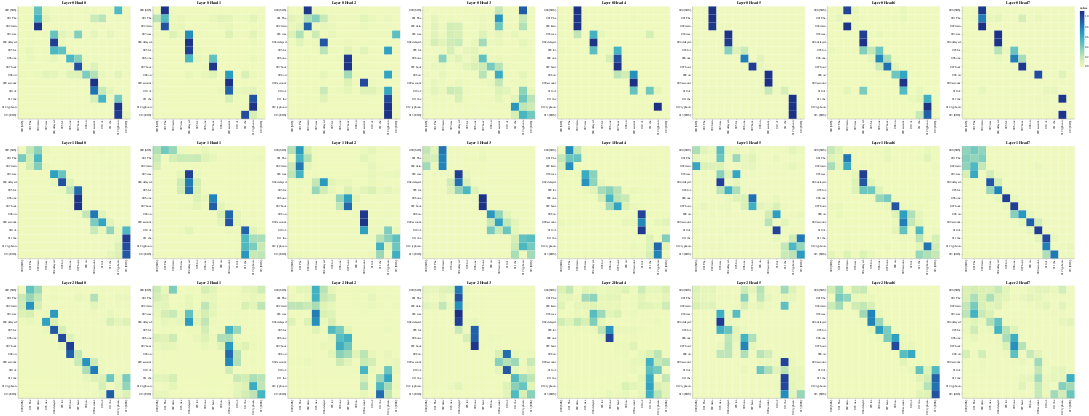

This figure's notebook cell:
### Code cell
get_all_attention_maps("encoder", layers, heads, encoder_input_tokens, encoder_input_tokens, min(20, sentence_len))

### Figure 1 — Vega-Lite specification as saved in the notebook (floating-point values rounded to 4 significant figures; data arrays with more than 128 entries replaced by an {"elided": "..."} marker saying what was removed)
{"config": {"view": {"continuousWidth": 400, "continuousHeight": 300}}, "vconcat": [{"hconcat": [{"data": {"name": "data-2a65273a3e0019dcc769e680b451064a"}, "mark": "rect", "encoding": {"color": {"field": "value", "type": "quantitative"}, "tooltip": [{"field": "row", "type": "quantitative"}, {"field": "column", "type": "quantitative"}, {"field": "value", "type": "quantitative"}, {"field": "row_token", "type": "nominal"}, {"field": "col_token", "type": "nominal"}], "x": {"axis": {"title": ""}, "field": "col_token", "type": "nominal"}, "y": {"axis": {"title": ""}, "field": "row_token", "type": "nominal"}}, "height": 400, "selection": {"selector1249": {"type": "interval", "bind": "scales", "encodings": ["x", "y"]}}, "title": "Layer 0 Head 0", "width": 400}, {"data": {"name": "data-4bf5bec646b4daf64271101f37605a0f"}, "mark": "rect", "encoding": {"color": {"field": "value", "type": "quantitative"}, "tooltip": [{"field": "row", "type": "quantitative"}, {"field": "column", "type": "quantitative"}, {"field": "value", "type": "quantitative"}, {"field": "row_token", "type": "nominal"}, {"field": "col_token", "type": "nominal"}], "x": {"axis": {"title": ""}, "field": "col_token", "type": "nominal"}, "y": {"axis": {"title": ""}, "field": "row_token", "type": "nominal"}}, "height": 400, "selection": {"selector1250": {"type": "interval", "bind": "scales", "encodings": ["x", "y"]}}, "title": "Layer 0 Head 1", "width": 400}, {"data": {"name": "data-4bb658654f780104ecfafc0ea1fdb1f1"}, "mark": "rect", "encoding": {"color": {"field": "value", "type": "quantitative"}, "tooltip": [{"field": "row", "type": "quantitative"}, {"field": "column", "type": "quantitative"}, {"field": "value", "type": "quantitative"}, {"field": "row_token", "type": "nominal"}, {"field": "col_token", "type": "nominal"}], "x": {"axis": {"title": ""}, "field": "col_token", "type": "nominal"}, "y": {"axis": {"title": ""}, "field": "row_token", "type": "nominal"}}, "height": 400, "selection": {"selector1251": {"type": "interval", "bind": "scales", "encodings": ["x", "y"]}}, "title": "Layer 0 Head 2", "width": 400}, {"data": {"name": "data-837f0a00423657572f62295a9fa77b61"}, "mark": "rect", "encoding": {"color": {"field": "value", "type": "quantitative"}, "tooltip": [{"field": "row", "type": "quantitative"}, {"field": "column", "type": "quantitative"}, {"field": "value", "type": "quantitative"}, {"field": "row_token", "type": "nominal"}, {"field": "col_token", "type": "nominal"}], "x": {"axis": {"title": ""}, "field": "col_token", "type": "nominal"}, "y": {"axis": {"title": ""}, "field": "row_token", "type": "nominal"}}, "height": 400, "selection": {"selector1252": {"type": "interval", "bind": "scales", "encodings": ["x", "y"]}}, "title": "Layer 0 Head 3", "width": 400}, {"data": {"name": "data-ba30e1577d1ff49f0fc09bb76134abe5"}, "mark": "rect", "encoding": {"color": {"field": "value", "type": "quantitative"}, "tooltip": [{"field": "row", "type": "quantitative"}, {"field": "column", "type": "quantitative"}, {"field": "value", "type": "quantitative"}, {"field": "row_token", "type": "nominal"}, {"field": "col_token", "type": "nominal"}], "x": {"axis": {"title": ""}, "field": "col_token", "type": "nominal"}, "y": {"axis": {"title": ""}, "field": "row_token", "type": "nominal"}}, "height": 400, "selection": {"selector1253": {"type": "interval", "bind": "scales", "encodings": ["x", "y"]}}, "title": "Layer 0 Head 4", "width": 400}, {"data": {"name": "data-5d0898aa0fee3250fb77640f253984a1"}, "mark": "rect", "encoding": {"color": {"field": "value", "type": "quantitative"}, "tooltip": [{"field": "row", "type": "quantitative"}, {"field": "column", "type": "quantitative"}, {"field": "value", "type": "quantitative"}, {"field": "row_token", "type": "nominal"}, {"field": "col_token", "type": "nominal"}], "x": {"axis": {"title": ""}, "field": "col_token", "type": "nominal"}, "y": {"axis": {"title": ""}, "field": "row_token", "type": "nominal"}}, "height": 400, "selection": {"selector1254": {"type": "interval", "bind": "scales", "encodings": ["x", "y"]}}, "title": "Layer 0 Head 5", "width": 400}, {"data": {"name": "data-0870bdc066688aa23a82f882a2a00474"}, "mark": "rect", "encoding": {"color": {"field": "value", "type": "quantitative"}, "tooltip": [{"field": "row", "type": "quantitative"}, {"field": "column", "type": "quantitative"}, {"field": "value", "type": "quantitative"}, {"field": "row_token", "type": "nominal"}, {"field": "col_token", "type": "nominal"}], "x": {"axis": {"title": ""}, "field": "col_token", "type": "nominal"}, "y": {"axis": {"title": ""}, "field": "row_token", "type": "nominal"}}, "height": 400, "selection": {"selector1255": {"type": "interval", "bind": "scales", "encodings": ["x", "y"]}}, "title": "Layer 0 Head 6", "width": 400}, {"data": {"name": "data-caecbcfe862da3b5fdc40a7abd236458"}, "mark": "rect", "encoding": {"color": {"field": "value", "type": "quantitative"}, "tooltip": [{"field": "row", "type": "quantitative"}, {"field": "column", "type": "quantitative"}, {"field": "value", "type": "quantitative"}, {"field": "row_token", "type": "nominal"}, {"field": "col_token", "type": "nominal"}], "x": {"axis": {"title": ""}, "field": "col_token", "type": "nominal"}, "y": {"axis": {"title": ""}, "field": "row_token", "type": "nominal"}}, "height": 400, "selection": {"selector1256": {"type": "interval", "bind": "scales", "encodings": ["x", "y"]}}, "title": "Layer 0 Head 7", "width": 400}]}, {"hconcat": [{"data": {"name": "data-c9ba66f2497e6d6b3967d299ec19fa26"}, "mark": "rect", "encoding": {"color": {"field": "value", "type": "quantitative"}, "tooltip": [{"field": "row", "type": "quantitative"}, {"field": "column", "type": "quantitative"}, {"field": "value", "type": "quantitative"}, {"field": "row_token", "type": "nominal"}, {"field": "col_token", "type": "nominal"}], "x": {"axis": {"title": ""}, "field": "col_token", "type": "nominal"}, "y": {"axis": {"title": ""}, "field": "row_token", "type": "nominal"}}, "height": 400, "selection": {"selector1257": {"type": "interval", "bind": "scales", "encodings": ["x", "y"]}}, "title": "Layer 1 Head 0", "width": 400}, {"data": {"name": "data-9c985d973a3bce4e14c1e59d3498ff3e"}, "mark": "rect", "encoding": {"color": {"field": "value", "type": "quantitative"}, "tooltip": [{"field": "row", "type": "quantitative"}, {"field": "column", "type": "quantitative"}, {"field": "value", "type": "quantitative"}, {"field": "row_token", "type": "nominal"}, {"field": "col_token", "type": "nominal"}], "x": {"axis": {"title": ""}, "field": "col_token", "type": "nominal"}, "y": {"axis": {"title": ""}, "field": "row_token", "type": "nominal"}}, "height": 400, "selection": {"selector1258": {"type": "interval", "bind": "scales", "encodings": ["x", "y"]}}, "title": "Layer 1 Head 1", "width": 400}, {"data": {"name": "data-1af24242703ad77d7a37ff7ad04fc57f"}, "mark": "rect", "encoding": {"color": {"field": "value", "type": "quantitative"}, "tooltip": [{"field": "row", "type": "quantitative"}, {"field": "column", "type": "quantitative"}, {"field": "value", "type": "quantitative"}, {"field": "row_token", "type": "nominal"}, {"field": "col_token", "type": "nominal"}], "x": {"axis": {"title": ""}, "field": "col_token", "type": "nominal"}, "y": {"axis": {"title": ""}, "field": "row_token", "type": "nominal"}}, "height": 400, "selection": {"selector1259": {"type": "interval", "bind": "scales", "encodings": ["x", "y"]}}, "title": "Layer 1 Head 2", "width": 400}, {"data": {"name": "data-550bbe14a189b309d1cd52ff45bc92be"}, "mark": "rect", "encoding": {"color": {"field": "value", "type": "quantitative"}, "tooltip": [{"field": "row", "type": "quantitative"}, {"field": "column", "type": "quantitative"}, {"field": "value", "type": "quantitative"}, {"field": "row_token", "type": "nominal"}, {"field": "col_token", "type": "nominal"}], "x": {"axis": {"title": ""}, "field": "col_token", "type": "nominal"}, "y": {"axis": {"title": ""}, "field": "row_token", "type": "nominal"}}, "height": 400, "selection": {"selector1260": {"type": "interval", "bind": "scales", "encodings": ["x", "y"]}}, "title": "Layer 1 Head 3", "width": 400}, {"data": {"name": "data-27b8b94e5dfbdc48e7feeaac815cbf7d"}, "mark": "rect", "encoding": {"color": {"field": "value", "type": "quantitative"}, "tooltip": [{"field": "row", "type": "quantitative"}, {"field": "column", "type": "quantitative"}, {"field": "value", "type": "quantitative"}, {"field": "row_token", "type": "nominal"}, {"field": "col_token", "type": "nominal"}], "x": {"axis": {"title": ""}, "field": "col_token", "type": "nominal"}, "y": {"axis": {"title": ""}, "field": "row_token", "type": "nominal"}}, "height": 400, "selection": {"selector1261": {"type": "interval", "bind": "scales", "encodings": ["x", "y"]}}, "title": "Layer 1 Head 4", "width": 400}, {"data": {"name": "data-a7b0d967f34de513369e0528d98bcdb5"}, "mark": "rect", "encoding": {"color": {"field": "value", "type": "quantitative"}, "tooltip": [{"field": "row", "type": "quantitative"}, {"field": "column", "type": "quantitative"}, {"field": "value", "type": "quantitative"}, {"field": "row_token", "type": "nominal"}, {"field": "col_token", "type": "nominal"}], "x": {"axis": {"title": ""}, "field": "col_token", "type": "nominal"}, "y": {"axis": {"title": ""}, "field": "row_token", "type": "nominal"}}, "height": 400, "selection": {"selector1262": {"type": "interval", "bind": "scales", "encodings": ["x", "y"]}}, "title": "Layer 1 Head 5", "width": 400}, {"data": {"name": "data-696e1de8b12c56a2399560a8c3e68688"}, "mark": "rect", "encoding": {"color": {"field": "value", "type": "quantitative"}, "tooltip": [{"field": "row", "type": "quantitative"}, {"field": "column", "type": "quantitative"}, {"field": "value", "type": "quantitative"}, {"field": "row_token", "type": "nominal"}, {"field": "col_token", "type": "nominal"}], "x": {"axis": {"title": ""}, "field": "col_token", "type": "nominal"}, "y": {"axis": {"title": ""}, "field": "row_token", "type": "nominal"}}, "height": 400, "selection": {"selector1263": {"type": "interval", "bind": "scales", "encodings": ["x", "y"]}}, "title": "Layer 1 Head 6", "width": 400}, {"data": {"name": "data-ab38cc3cc9637eb687c2f5a0bb137417"}, "mark": "rect", "encoding": {"color": {"field": "value", "type": "quantitative"}, "tooltip": [{"field": "row", "type": "quantitative"}, {"field": "column", "type": "quantitative"}, {"field": "value", "type": "quantitative"}, {"field": "row_token", "type": "nominal"}, {"field": "col_token", "type": "nominal"}], "x": {"axis": {"title": ""}, "field": "col_token", "type": "nominal"}, "y": {"axis": {"title": ""}, "field": "row_token", "type": "nominal"}}, "height": 400, "selection": {"selector1264": {"type": "interval", "bind": "scales", "encodings": ["x", "y"]}}, "title": "Layer 1 Head 7", "width": 400}]}, {"hconcat": [{"data": {"name": "data-227d0454a0189e43d42ed1ed41207177"}, "mark": "rect", "encoding": {"color": {"field": "value", "type": "quantitative"}, "tooltip": [{"field": "row", "type": "quantitative"}, {"field": "column", "type": "quantitative"}, {"field": "value", "type": "quantitative"}, {"field": "row_token", "type": "nominal"}, {"field": "col_token", "type": "nominal"}], "x": {"axis": {"title": ""}, "field": "col_token", "type": "nominal"}, "y": {"axis": {"title": ""}, "field": "row_token", "type": "nominal"}}, "height": 400, "selection": {"selector1265": {"type": "interval", "bind": "scales", "encodings": ["x", "y"]}}, "title": "Layer 2 Head 0", "width": 400}, {"data": {"name": "data-2a5658831267182641d0fcf3039441be"}, "mark": "rect", "encoding": {"color": {"field": "value", "type": "quantitative"}, "tooltip": [{"field": "row", "type": "quantitative"}, {"field": "column", "type": "quantitative"}, {"field": "value", "type": "quantitative"}, {"field": "row_token", "type": "nominal"}, {"field": "col_token", "type": "nominal"}], "x": {"axis": {"title": ""}, "field": "col_token", "type": "nominal"}, "y": {"axis": {"title": ""}, "field": "row_token", "type": "nominal"}}, "height": 400, "selection": {"selector1266": {"type": "interval", "bind": "scales", "encodings": ["x", "y"]}}, "title": "Layer 2 Head 1", "width": 400}, {"data": {"name": "data-f9440b38e29cb6fb3229f71f0147844a"}, "mark": "rect", "encoding": {"color": {"field": "value", "type": "quantitative"}, "tooltip": [{"field": "row", "type": "quantitative"}, {"field": "column", "type": "quantitative"}, {"field": "value", "type": "quantitative"}, {"field": "row_token", "type": "nominal"}, {"field": "col_token", "type": "nominal"}], "x": {"axis": {"title": ""}, "field": "col_token", "type": "nominal"}, "y": {"axis": {"title": ""}, "field": "row_token", "type": "nominal"}}, "height": 400, "selection": {"selector1267": {"type": "interval", "bind": "scales", "encodings": ["x", "y"]}}, "title": "Layer 2 Head 2", "width": 400}, {"data": {"name": "data-f08f0e7904b01ffebcd44235a4665076"}, "mark": "rect", "encoding": {"color": {"field": "value", "type": "quantitative"}, "tooltip": [{"field": "row", "type": "quantitative"}, {"field": "column", "type": "quantitative"}, {"field": "value", "type": "quantitative"}, {"field": "row_token", "type": "nominal"}, {"field": "col_token", "type": "nominal"}], "x": {"axis": {"title": ""}, "field": "col_token", "type": "nominal"}, "y": {"axis": {"title": ""}, "field": "row_token", "type": "nominal"}}, "height": 400, "selection": {"selector1268": {"type": "interval", "bind": "scales", "encodings": ["x", "y"]}}, "title": "Layer 2 Head 3", "width": 400}, {"data": {"name": "data-a8abd8f93d3b0b7f94d21310864794a1"}, "mark": "rect", "encoding": {"color": {"field": "value", "type": "quantitative"}, "tooltip": [{"field": "row", "type": "quantitative"}, {"field": "column", "type": "quantitative"}, {"field": "value", "type": "quantitative"}, {"field": "row_token", "type": "nominal"}, {"field": "col_token", "type": "nominal"}], "x": {"axis": {"title": ""}, "field": "col_token", "type": "nominal"}, "y": {"axis": {"title": ""}, "field": "row_token", "type": "nominal"}}, "height": 400, "selection": {"selector1269": {"type": "interval", "bind": "scales", "encodings": ["x", "y"]}}, "title": "Layer 2 Head 4", "width": 400}, {"data": {"name": "data-be80a9404f7de97610281f7dd1390930"}, "mark": "rect", "encoding": {"color": {"field": "value", "type": "quantitative"}, "tooltip": [{"field": "row", "type": "quantitative"}, {"field": "column", "type": "quantitative"}, {"field": "value", "type": "quantitative"}, {"field": "row_token", "type": "nominal"}, {"field": "col_token", "type": "nominal"}], "x": {"axis": {"title": ""}, "field": "col_token", "type": "nominal"}, "y": {"axis": {"title": ""}, "field": "row_token", "type": "nominal"}}, "height": 400, "selection": {"selector1270": {"type": "interval", "bind": "scales", "encodings": ["x", "y"]}}, "title": "Layer 2 Head 5", "width": 400}, {"data": {"name": "data-351ec74e91f5cb64255140b7d4443ddb"}, "mark": "rect", "encoding": {"color": {"field": "value", "type": "quantitative"}, "tooltip": [{"field": "row", "type": "quantitative"}, {"field": "column", "type": "quantitative"}, {"field": "value", "type": "quantitative"}, {"field": "row_token", "type": "nominal"}, {"field": "col_token", "type": "nominal"}], "x": {"axis": {"title": ""}, "field": "col_token", "type": "nominal"}, "y": {"axis": {"title": ""}, "field": "row_token", "type": "nominal"}}, "height": 400, "selection": {"selector1271": {"type": "interval", "bind": "scales", "encodings": ["x", "y"]}}, "title": "Layer 2 Head 6", "width": 400}, {"data": {"name": "data-ebab821075fbcdb51439e8f40f99fdee"}, "mark": "rect", "encoding": {"color": {"field": "value", "type": "quantitative"}, "tooltip": [{"field": "row", "type": "quantitative"}, {"field": "column", "type": "quantitative"}, {"field": "value", "type": "quantitative"}, {"field": "row_token", "type": "nominal"}, {"field": "col_token", "type": "nominal"}], "x": {"axis": {"title": ""}, "field": "col_token", "type": "nominal"}, "y": {"axis": {"title": ""}, "field": "row_token", "type": "nominal"}}, "height": 400, "selection": {"selector1272": {"type": "interval", "bind": "scales", "encodings": ["x", "y"]}}, "title": "Layer 2 Head 7", "width": 400}]}], "$schema": "https://vega.github.io/schema/vega-lite/v4.17.0.json", "datasets": {"data-2a65273a3e0019dcc769e680b451064a": {"elided": "196 records"}, "data-4bf5bec646b4daf64271101f37605a0f": {"elided": "196 records"}, "data-4bb658654f780104ecfafc0ea1fdb1f1": {"elided": "196 records"}, "data-837f0a00423657572f62295a9fa77b61": {"elided": "196 records"}, "data-ba30e1577d1ff49f0fc09bb76134abe5": {"elided": "196 records"}, "data-5d0898aa0fee3250fb77640f253984a1": {"elided": "196 records"}, "data-0870bdc066688aa23a82f882a2a00474": {"elided": "196 records"}, "data-caecbcfe862da3b5fdc40a7abd236458": {"elided": "196 records"}, "data-c9ba66f2497e6d6b3967d299ec19fa26": {"elided": "196 records"}, "data-9c985d973a3bce4e14c1e59d3498ff3e": {"elided": "196 records"}, "data-1af24242703ad77d7a37ff7ad04fc57f": {"elided": "196 records"}, "data-550bbe14a189b309d1cd52ff45bc92be": {"elided": "196 records"}, "data-27b8b94e5dfbdc48e7feeaac815cbf7d": {"elided": "196 records"}, "data-a7b0d967f34de513369e0528d98bcdb5": {"elided": "196 records"}, "data-696e1de8b12c56a2399560a8c3e68688": {"elided": "196 records"}, "data-ab38cc3cc9637eb687c2f5a0bb137417": {"elided": "196 records"}, "data-227d0454a0189e43d42ed1ed41207177": {"elided": "196 records"}, "data-2a5658831267182641d0fcf3039441be": {"elided": "196 records"}, "data-f9440b38e29cb6fb3229f71f0147844a": {"elided": "196 records"}, "data-f08f0e7904b01ffebcd44235a4665076": {"elided": "196 records"}, "data-a8abd8f93d3b0b7f94d21310864794a1": {"elided": "196 records"}, "data-be80a9404f7de97610281f7dd1390930": {"elided": "196 records"}, "data-351ec74e91f5cb64255140b7d4443ddb": {"elided": "196 records"}, "data-ebab821075fbcdb51439e8f40f99fdee": {"elided": "196 records"}}}
